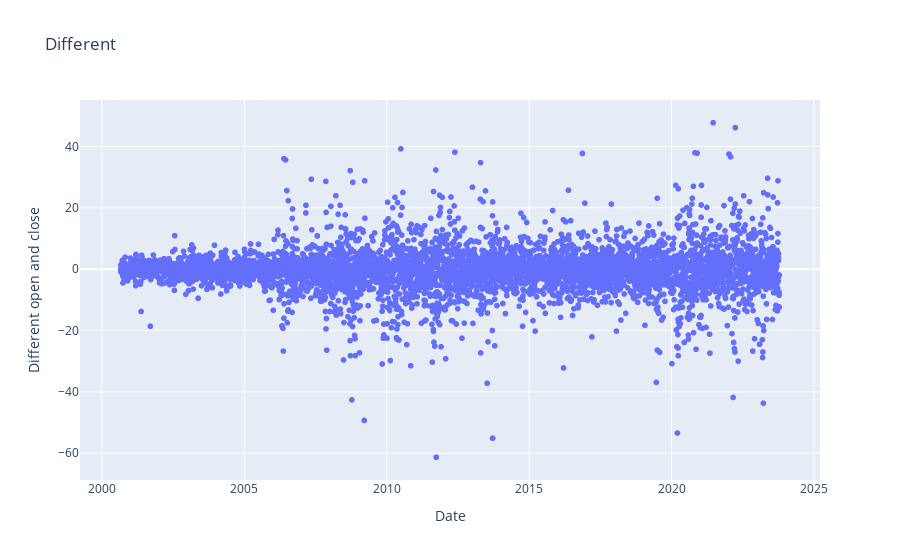

Source (notebook cell):
### Code cell
fig = px.scatter(x=df.index, y=df['Different'],title="Different")
fig.update_layout(xaxis_title="Date",yaxis_title="Different open and close")
fig.show()

### Figure 1 — Plotly figure (JSON) as saved in the notebook; plotly's stock layout.template omitted (floating-point values rounded to 4 significant figures; data arrays with more than 128 entries replaced by an {"elided": "..."} marker saying what was removed)
{"data": [{"hovertemplate": "x=%{x}<br>y=%{y}<extra></extra>", "legendgroup": "", "marker": {"color": "#636efa", "symbol": "circle"}, "mode": "markers", "name": "", "showlegend": false, "type": "scattergl", "x": {"elided": "5801 str values"}, "xaxis": "x", "y": {"elided": "5801 float values"}, "yaxis": "y"}], "layout": {"legend": {"tracegroupgap": 0}, "title": {"text": "Different"}, "xaxis": {"anchor": "y", "domain": [0, 1], "title": {"text": "Date"}}, "yaxis": {"anchor": "x", "domain": [0, 1], "title": {"text": "Different open and close"}}}}
